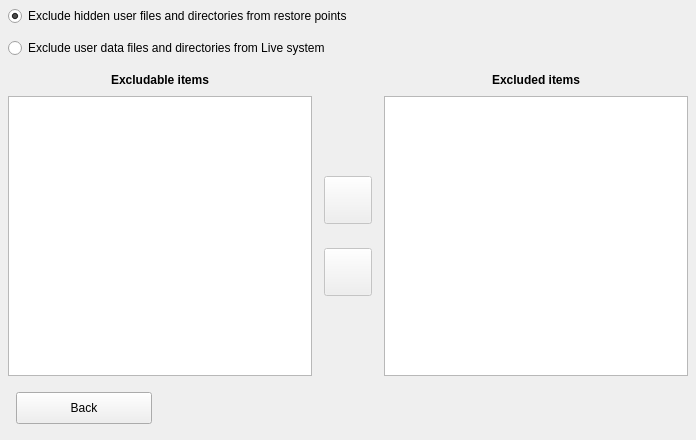
     <widget class="QWidget" name="excludepanel" native="true">
      <property name="geometry">
       <rect>
        <x>1</x>
        <y>2664</y>
        <width>696</width>
        <height>440</height>
       </rect>
      </property>
      <property name="autoFillBackground">
       <bool>true</bool>
      </property>
      <widget class="QRadioButton" name="pointexclude">
       <property name="geometry">
        <rect>
         <x>8</x>
         <y>6</y>
         <width>440</width>
         <height>20</height>
        </rect>
       </property>
       <property name="cursor">
        <cursorShape>PointingHandCursor</cursorShape>
       </property>
       <property name="focusPolicy">
        <enum>Qt::NoFocus</enum>
       </property>
       <property name="text">
        <string>Exclude hidden user files and directories from restore points</string>
       </property>
       <property name="checked">
        <bool>true</bool>
       </property>
      </widget>
      <widget class="QRadioButton" name="liveexclude">
       <property name="geometry">
        <rect>
         <x>8</x>
         <y>38</y>
         <width>406</width>
         <height>20</height>
        </rect>
       </property>
       <property name="cursor">
        <cursorShape>PointingHandCursor</cursorShape>
       </property>
       <property name="focusPolicy">
        <enum>Qt::NoFocus</enum>
       </property>
       <property name="text">
        <string>Exclude user data files and directories from Live system</string>
       </property>
      </widget>
      <widget class="QLabel" name="excludeitemstext">
       <property name="geometry">
        <rect>
         <x>8</x>
         <y>64</y>
         <width>304</width>
         <height>32</height>
        </rect>
       </property>
       <property name="font">
        <font>
         <weight>75</weight>
         <bold>true</bold>
        </font>
       </property>
       <property name="text">
        <string>Excludable items</string>
       </property>
       <property name="alignment">
        <set>Qt::AlignCenter</set>
       </property>
      </widget>
      <widget class="QLabel" name="excludedtext">
       <property name="geometry">
        <rect>
         <x>384</x>
         <y>64</y>
         <width>304</width>
         <height>32</height>
        </rect>
       </property>
       <property name="font">
        <font>
         <weight>75</weight>
         <bold>true</bold>
        </font>
       </property>
       <property name="text">
        <string>Excluded items</string>
       </property>
       <property name="alignment">
        <set>Qt::AlignCenter</set>
       </property>
      </widget>
      <widget class="QPushButton" name="excluderemoveitem">
       <property name="enabled">
        <bool>false</bool>
       </property>
       <property name="geometry">
        <rect>
         <x>324</x>
         <y>248</y>
         <width>48</width>
         <height>48</height>
        </rect>
       </property>
       <property name="cursor">
        <cursorShape>PointingHandCursor</cursorShape>
       </property>
       <property name="focusPolicy">
        <enum>Qt::NoFocus</enum>
       </property>
       <property name="toolTip">
        <string>Remove item from the exclusion list</string>
       </property>
       <property name="icon">
        <iconset resource="pictures.qrc">
         <normaloff>:/pictures/leftarrow.png</normaloff>:/pictures/leftarrow.png</iconset>
       </property>
       <property name="iconSize">
        <size>
         <width>24</width>
         <height>22</height>
        </size>
       </property>
      </widget>
      <widget class="QPushButton" name="excludeadditem">
       <property name="enabled">
        <bool>false</bool>
       </property>
       <property name="geometry">
        <rect>
         <x>324</x>
         <y>176</y>
         <width>48</width>
         <height>48</height>
        </rect>
       </property>
       <property name="cursor">
        <cursorShape>PointingHandCursor</cursorShape>
       </property>
       <property name="focusPolicy">
        <enum>Qt::NoFocus</enum>
       </property>
       <property name="toolTip">
        <string>Add item to the exclusion list</string>
       </property>
       <property name="icon">
        <iconset resource="pictures.qrc">
         <normaloff>:/pictures/rightarrow.png</normaloff>:/pictures/rightarrow.png</iconset>
       </property>
       <property name="iconSize">
        <size>
         <width>24</width>
         <height>22</height>
        </size>
       </property>
      </widget>
      <widget class="QPushButton" name="excludeback">
       <property name="geometry">
        <rect>
         <x>16</x>
         <y>392</y>
         <width>136</width>
         <height>32</height>
        </rect>
       </property>
       <property name="cursor">
        <cursorShape>PointingHandCursor</cursorShape>
       </property>
       <property name="text">
        <string>Back</string>
       </property>
      </widget>
      <widget class="QTreeWidget" name="excludeitemslist">
       <property name="geometry">
        <rect>
         <x>8</x>
         <y>96</y>
         <width>304</width>
         <height>280</height>
        </rect>
       </property>
       <property name="focusPolicy">
        <enum>Qt::ClickFocus</enum>
       </property>
       <property name="editTriggers">
        <set>QAbstractItemView::NoEditTriggers</set>
       </property>
       <property name="showDropIndicator" stdset="0">
        <bool>false</bool>
       </property>
       <property name="selectionBehavior">
        <enum>QAbstractItemView::SelectItems</enum>
       </property>
       <property name="headerHidden">
        <bool>true</bool>
       </property>
       <column>
        <property name="text">
         <string notr="true">1</string>
        </property>
       </column>
      </widget>
      <widget class="QListWidget" name="excludedlist">
       <property name="geometry">
        <rect>
         <x>384</x>
         <y>96</y>
         <width>304</width>
         <height>280</height>
        </rect>
       </property>
       <property name="focusPolicy">
        <enum>Qt::ClickFocus</enum>
       </property>
       <property name="editTriggers">
        <set>QAbstractItemView::NoEditTriggers</set>
       </property>
       <property name="showDropIndicator" stdset="0">
        <bool>false</bool>
       </property>
       <property name="sortingEnabled">
        <bool>true</bool>
       </property>
      </widget>
      <widget class="lblevent" name="excluderesize">
       <property name="geometry">
        <rect>
         <x>686</x>
         <y>430</y>
         <width>10</width>
         <height>10</height>
        </rect>
       </property>
       <property name="cursor">
        <cursorShape>PointingHandCursor</cursorShape>
       </property>
       <property name="pixmap">
        <pixmap resource="pictures.qrc">:/pictures/resize.png</pixmap>
       </property>
       <property name="scaledContents">
        <bool>true</bool>
       </property>
       <property name="alignment">
        <set>Qt::AlignCenter</set>
       </property>
      </widget>
      <widget class="QWidget" name="excludecover" native="true">
       <property name="geometry">
        <rect>
         <x>5</x>
         <y>5</y>
         <width>686</width>
         <height>430</height>
        </rect>
       </property>
      </widget>
     </widget>
